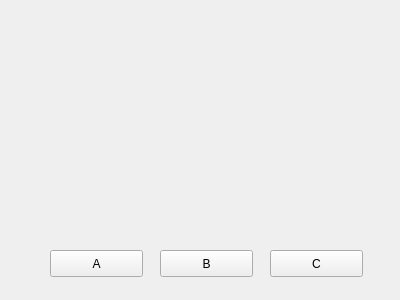
<?xml version="1.0" encoding="UTF-8"?>
<ui version="4.0">
 <class>Form</class>
 <widget class="QWidget" name="Form">
  <property name="geometry">
   <rect>
    <x>0</x>
    <y>0</y>
    <width>400</width>
    <height>300</height>
   </rect>
  </property>
  <property name="windowTitle">
   <string>Form</string>
  </property>
  <widget class="QPushButton" name="pushButton">
   <property name="geometry">
    <rect>
     <x>50</x>
     <y>250</y>
     <width>93</width>
     <height>27</height>
    </rect>
   </property>
   <property name="text">
    <string>A</string>
   </property>
  </widget>
  <widget class="QPushButton" name="pushButton_2">
   <property name="geometry">
    <rect>
     <x>160</x>
     <y>250</y>
     <width>93</width>
     <height>27</height>
    </rect>
   </property>
   <property name="text">
    <string>B</string>
   </property>
  </widget>
  <widget class="QPushButton" name="pushButton_3">
   <property name="geometry">
    <rect>
     <x>270</x>
     <y>250</y>
     <width>93</width>
     <height>27</height>
    </rect>
   </property>
   <property name="text">
    <string>C</string>
   </property>
  </widget>
 </widget>
 <resources/>
 <connections/>
</ui>
